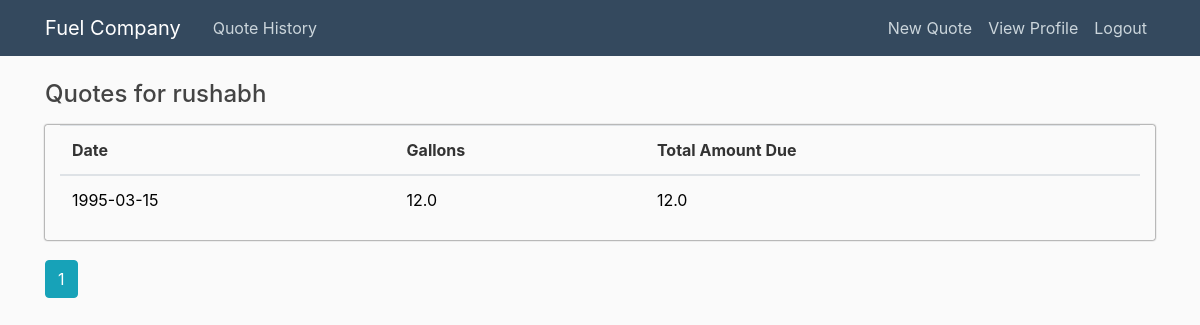
/history (signed in), run on an earlier commit of the app's database.
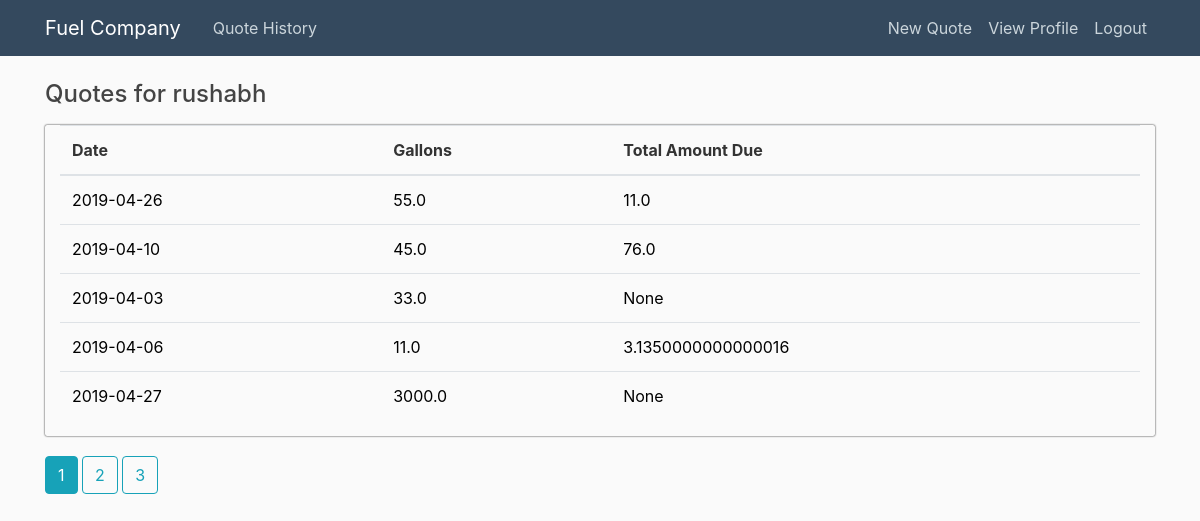
And on a later commit of the database.
### app/models.py (models this page shows, shortened)
class Quote(db.Model):
    id = db.Column(db.Integer, primary_key=True)
    gallons_requested = db.Column(db.Float(), nullable=False)
    date_requested = db.Column(db.Text(), nullable=False, default=datetime.utcnow)
    delivery_address = db.Column(db.String(120), nullable=False)
    suggested_price = db.Column(db.Float(), nullable=True)
    total_amount_due = db.Column(db.Float(), nullable=True)
    user_id = db.Column(db.Integer, db.ForeignKey('user.id'), nullable=False)

### app/users/routes.py (the view)
@users.route('/history')
@login_required
def history():
        page = request.args.get('page', 1, type=int)
        user = User.query.filter_by(username=current_user.username).first_or_404()
        quotes = Quote.query.filter_by(author=user).paginate(page=page, per_page=5)
        return render_template('history.html', quotes=quotes, user=user)

### app/models.py (called while the page is built)
@login_manager.user_loader
def load_user(user_id):
    return User.query.get(int(user_id))

### app/templates/history.html
{% extends "history_layout.html" %}
{% block content %}
<h4 class="mb-3">Quotes for {{ user.username }}</h4>
  <div  class="table-responsive col-md-12" style="border-radius:2px; box-shadow: 0 0 2px black;">
    <table class=" table table-hover">
      <thead>
        <tr>
          <th>Date</th>
          <th>Gallons</th>
          <th>Total Amount Due</th>
        </tr>
      </thead>
      <tbody>
        {% for quote in quotes.items %}
        <tr>
          <td class="quote_table"><a  href="{{ url_for('quotes.quote', quote_id=quote.id) }}">{{ quote.date_requested}}</a></td>
          <td class="quote_table"><a  href="{{ url_for('quotes.quote', quote_id=quote.id) }}">{{ quote.gallons_requested}}</a></td>
          <td class="quote_table"><a  href="{{ url_for('quotes.quote', quote_id=quote.id) }}">{{ quote.total_amount_due}}</a></td>
        </tr>
        {% endfor %}
      </tbody>
    </table>
  </div>
  <div style="padding-top: 20px;">
    {% for page_num in quotes.iter_pages(left_edge=1, right_edge=1, left_current=1, right_current=2) %}
    {% if page_num %}
    {% if quotes.page==page_num %}
    <a class="btn btn-info mb-4" href="{{url_for('users.history',username=user.username,page=page_num) }}">{{ page_num
        }}</a>
    {% else %}
    <a class="btn btn-outline-info mb-4" href="{{url_for('users.history',username=user.username,page=page_num) }}">{{
        page_num
        }}</a>
    {% endif %}
    {% else %}
    ...
    {% endif %}
    {% endfor %}
</div>
{% endblock content %}

What changed in the data, as far as the page shows it:
changed Quote (number 1 of 5 on the later page): date_requested "1995-03-15" → "2019-04-26"; gallons_requested "12.0" → "55.0"; total_amount_due "12.0" → "11.0"
added Quote: date_requested "2019-04-10", gallons_requested "45.0", total_amount_due "76.0"
added Quote: date_requested "2019-04-03", gallons_requested "33.0", total_amount_due "None"
added Quote: date_requested "2019-04-06", gallons_requested "11.0", total_amount_due "3.1350000000000016"
added Quote: date_requested "2019-04-27", gallons_requested "3000.0", total_amount_due "None"
Also different on the page:
new list line: "2"
new list line: "3"
